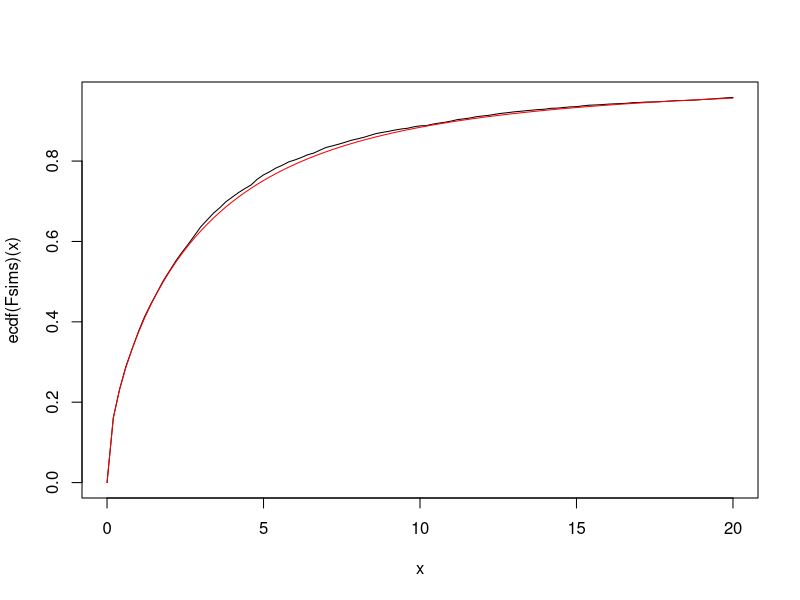

Write the R code that produced this figure.
## ---- chunk 1
knitr::opts_chunk$set(fig.path="figures/AV1fixed-")
## ---- chunk 2
knitr::knit_exit()
## ---- chunk 3
f <- gl(2,3,labels=c("a","b"))
mu <- as.numeric(f)
nsims <- 5000
Fsims <- numeric(nsims)
for(i in 1:nsims){
  y <- rnorm(length(mu), mu)
  fit1 <- lm(y~f)
  fit0 <- lm(y~1)
  Fsims[i] <- anova(fit0, fit1)$F[2]
}
lambda <- crossprod(mu-mean(mu))
curve(ecdf(Fsims)(x), from=0, to=20)
curve(pf(x, 1, length(mu)-2, ncp=lambda), add=TRUE, col="red")
